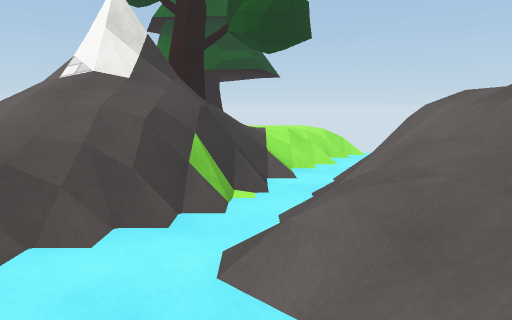
View 1 (above)

12 first-person views from a walk through a 3-D level made in the Unity game engine. The camera is 1.4 m above the floor, tilts 8° down and sees 70° across. The floor is counted in squares, 1 m on a side. Each view is taken from the middle of a square. On the plan, view 1 faces up. The plan holds only what a view shows up to about 16 squares ahead; the rest is blank. The place goes on beyond the plan. Surface patterns are stand-ins for the level's own textures.

View 2
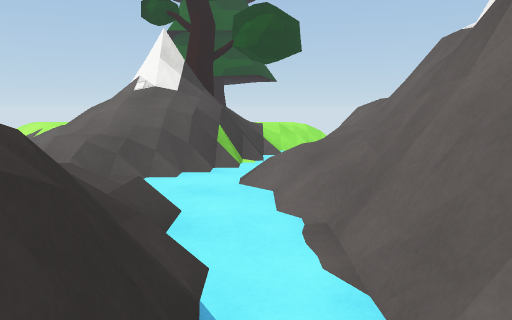

View 3
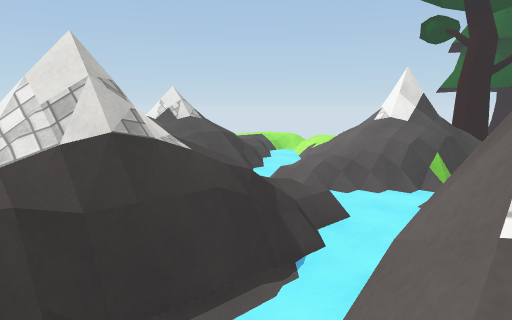

View 4
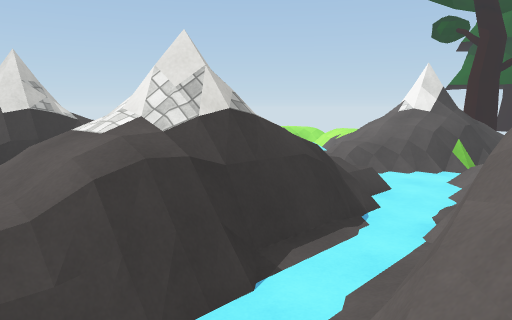

View 5
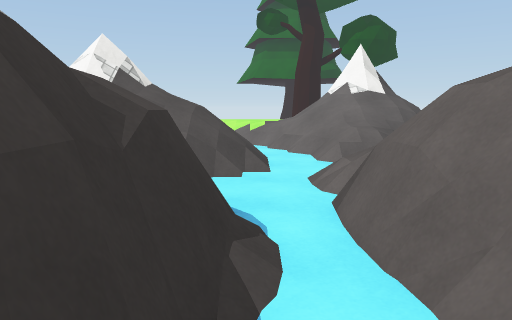

View 6
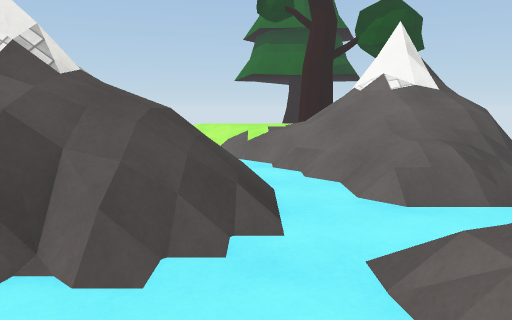

View 7
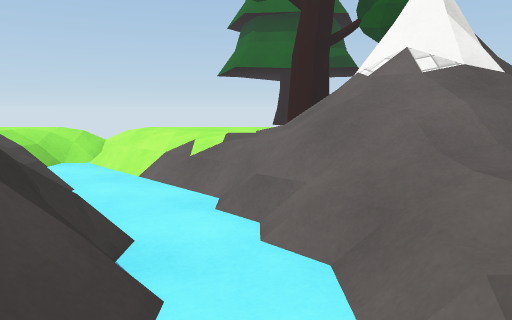

View 8
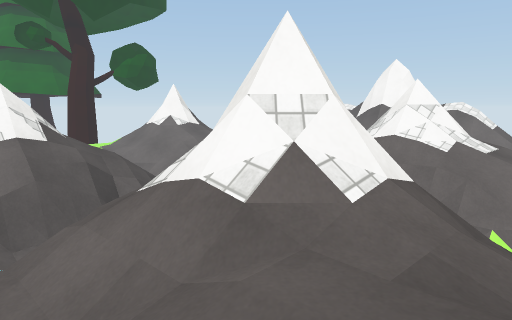

View 9
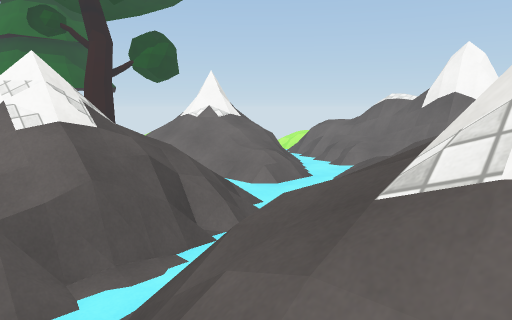

View 10
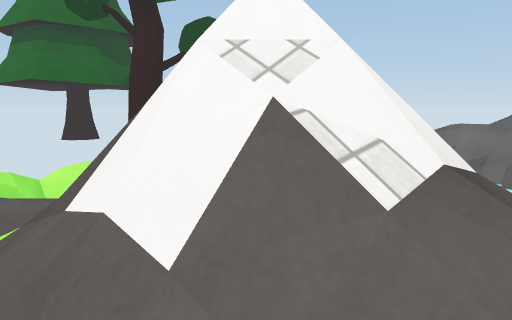

View 11
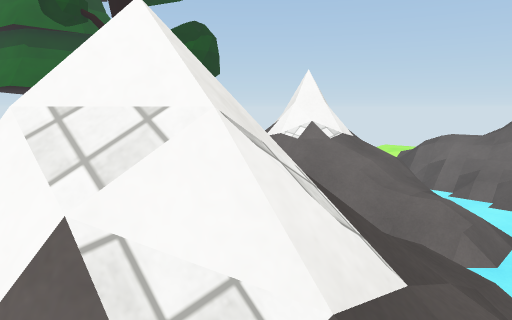

View 12
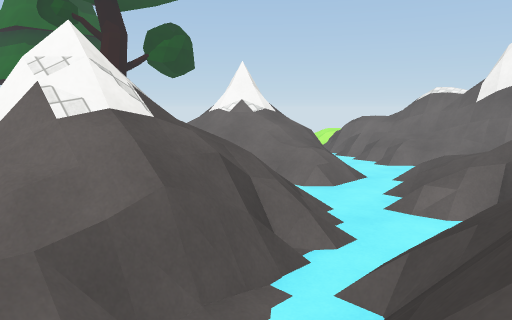

### Floor plan
Key: @ floor where view 1 was taken; # wall or solid block; x gap in a wall; . main floor; : floor 0.25 m higher than the main floor; + floor 0.5 m higher than the main floor; * floor 0.75 m higher than the main floor; % floor 1.25 m higher than the main floor; & floor 1.75 m higher than the main floor; / step, stairs or slope; = window, fence, low wall or low ledge; v drop or lower ground.
Columns run from 13 left of view 1 to 4 right of it. Each row starts with its distance up from view 1.
 11  *+:****     *///
 10  *.//***     *//.
  9  *..//**//= ///.
  8  **..//*/=#=//..
  7  **+..///==/v=.==
  6  *  +../////==/=/&
  5  %  /+.////==.///&
  4 #=  ///./*//../==/
  3 ##==///.///..//=v/
  2  #=////......./=v/
  1 ///v=//..////.====
  0  ===#/.//////@=###
 -1  ...//.#=///=.=###
 -2  /=v==.==/ /=.=#
 -3 //// =/=//#x=..#/
 -4  //=#=/=/==v#..#/=
 -5 */=#=#.xv///v=.=/
 -6  /##=#  /////=.=/
 -7  &&//=. //////
 -8 / //            /

Positions as (right, up) in squares from view 1, and headings:
1: (0, 0), facing up
2: (0, -4), facing up
3: (3, -6), facing up-left
4: (3, -8), facing up-left
5: (-7, -7), facing up
6: (-7, -3), facing up
7: (-6, 1), facing up
8: (-13, -8), facing up-right
9: (-13, -5), facing up-right
10: (-13, 1), facing up-right
11: (-12, 1), facing up-right
12: (-13, -3), facing up-right
